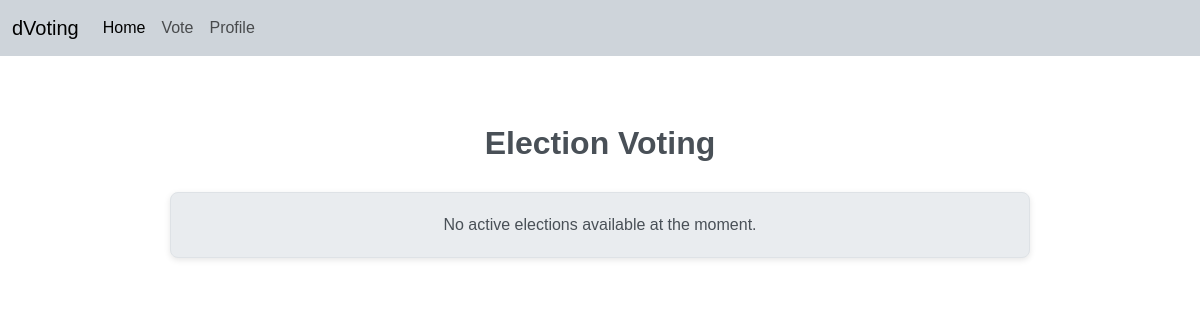
Before: /app/vote/ with the older database file.
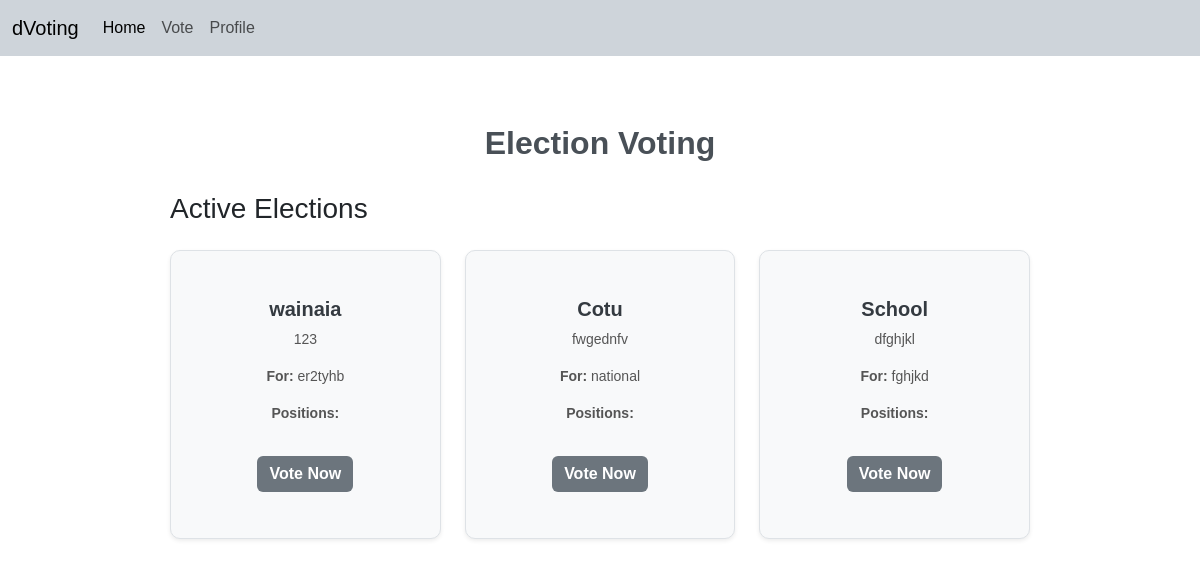
After: the same page with the newer database file.
### app/models.py (models this page shows, shortened)
class Election(models.Model):
    name = models.CharField(max_length=255)
    description = models.TextField()
    status = models.CharField(max_length=10, choices=[('open', 'Open'), ('closed', 'Closed')])
    election_for = models.CharField(max_length=100, blank=True)  # What the election is for
    created_at = models.DateTimeField(auto_now_add=True)
    updated_at = models.DateTimeField(auto_now=True)
    created_by = models.ForeignKey('auth.User', on_delete=models.CASCADE, related_name='created_elections', null=True)
    elected_positions = models.ManyToManyField(Position, blank=True)

### app/views.py (the view)
# urls.py: path('vote/', views.vote_dashboard, name='vote'),
def vote_dashboard(request):
    elections = Election.objects.filter(status='open')
    return render(request, 'vote.html', {'elections': elections})

### app/templates/vote.html (shortened to what this page needs)
{% extends 'base.html' %}
{% block content %}
<div class="container mt-5">
    <h1 class="text-center">Election Voting</h1>
    {% if elections %}
        <h3 class="mb-4">Active Elections</h3>
        <div class="row">
            {% for election in elections %}
                <div class="col-md-4 mb-4">
                    <div class="card shadow-sm">
                        <div class="card-body">
                            <h5 class="card-title">{{ election.name }}</h5>
                            <p class="card-text">{{ election.description }}</p>
                            <p><strong>For:</strong> {{ election.election_for }}</p>
                            <p><strong>Positions:</strong></p>
                            <a href="{% url 'vote_form' election.id %}" class="btn btn-success mt-3">Vote Now</a>
                        </div>
                    </div>
                </div>
            {% endfor %}
        </div>
    {% else %}
        <p class="alert">No active elections available at the moment.</p>
    {% endif %}
</div>
{% endblock %}

### app/templates/base.html (shortened to what this page needs)
<!DOCTYPE html>
<html lang="en">
<head>
    {% load static %}
    <link href="https://cdn.jsdelivr.net/npm/bootstrap@5.3.3/dist/css/bootstrap.min.css" rel="stylesheet">
    <link rel="stylesheet" href="{% static 'style/main.css'%}">
    <link rel="stylesheet" href="https://cdnjs.cloudflare.com/ajax/libs/font-awesome/6.7.1/css/all.min.css" />
</head>
<body>
    <header>
        <nav class="navbar navbar-expand-lg bg-dark-subtle">
  <div class="container-fluid">
    <a class="navbar-brand" href="#">dVoting</a>
    <div class="collapse navbar-collapse" id="navbarSupportedContent">
      <ul class="navbar-nav me-auto mb-2 mb-lg-0">
        <li class="nav-item">
          <a class="nav-link active" aria-current="page" href="{% url 'dashboard' %}">Home</a>
        </li>
        <li class="nav-item">
          <a class="nav-link" href="{% url 'vote' %}">Vote</a>
        </li>
        <li class="nav-item">
          <a class="nav-link enabled" aria-disabled="false" href="{% url 'profile' %}">Profile</a>
        </li>
      </ul>
    </div>
  </div>
</nav>
    </header>
    {%block content%}
    {%endblock%}
</body>
</html>

### static/style/main.css (style rules this page uses)
body { font-family: 'Poppins', sans-serif; }
.card { border: none; box-shadow: 0 10px 20px rgba(0, 0, 0, 0.2); padding: 30px; text-align: center; }
.card p { color: #555555; font-size: 14px; }
a { text-decoration: none; transition: all 0.3s ease; }

### app/templates/vote.html (style rules this page uses)
.container { max-width: 900px; margin: 0 auto; padding: 20px; }
.container h1 { font-size: 2rem; font-weight: bold; color: #495057; margin-bottom: 30px; }
.card { border-radius: 10px; background: #f8f9fa; border: 1px solid #dee2e6; box-shadow: 0 2px 8px rgba(0, 0, 0, 0.05); transition: transform 0.2s ease-in-out, box-shadow 0.2s ease-in-out; }
.card-title { font-size: 1.25rem; font-weight: 600; color: #343a40; }
.card-text { color: #6c757d; font-size: 0.9rem; }
.btn-success { background-color: #6c757d; border: none; font-weight: 600; transition: background-color 0.2s ease; }

Changed rows visible on the page:
added Election: name "wainaia", description "123", election_for "er2tyhb"
added Election: name "Cotu", description "fwgednfv", election_for "national"
added Election: name "School", description "dfghjkl", election_for "fghjkd"
Other visible differences:
text no longer shown: "No active elections available at the moment."
text now shown: "Active Elections"
